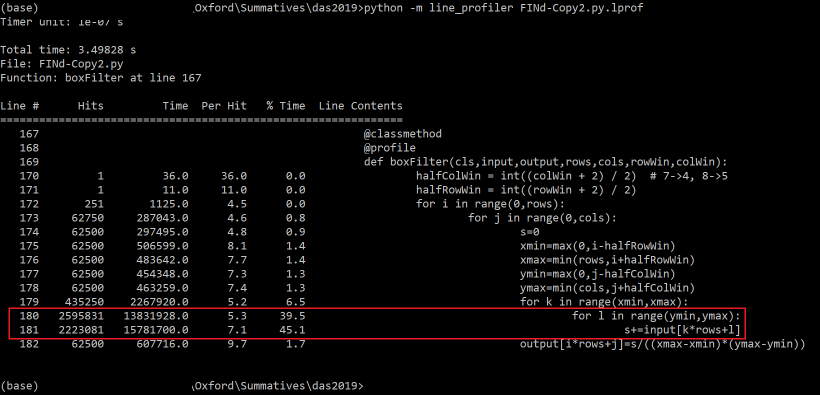
#> input picture boxfilter_profiling.png, 1640 x 789 px (shown at 1/2 size)
$ python FINd.py boxfilter_profiling.png
#> lines starting #> are read from the running program, lines starting #| are printed output that depends on the picture
#!/usr/bin/env python

import math

from PIL import Image

from matrix import MatrixUtil #Ensure that matrix.py is in the same directory as this file!
from imagehash import ImageHash
import numpy as np
import os
from random import sample


class FINDHasher:

	#  From Wikipedia: standard RGB to luminance (the 'Y' in 'YUV').
	LUMA_FROM_R_COEFF = float(0.299)
	LUMA_FROM_G_COEFF = float(0.587)
	LUMA_FROM_B_COEFF = float(0.114)

	#  Since FINd uses 64x64 blocks, 1/64th of the image height/width
	#  respectively is a full block.
	FIND_WINDOW_SIZE_DIVISOR = 64

	def compute_dct_matrix(self):
		matrix_scale_factor = math.sqrt(2.0 / 64.0)
		d = [0] * 16
		for i in range(0, 16):
			di = [0] * 64
			for j in range(0, 64):
				di[j] = math.cos((math.pi / 2 / 64.0) * (i + 1) * (2 * j + 1))
			d[i] = di
		return d

	def __init__(self):
		"""See also comments on dct64To16. Input is (0..63)x(0..63); output is
		(1..16)x(1..16) with the latter indexed as (0..15)x(0..15).
		Returns 16x64 matrix."""
		self.DCT_matrix = self.compute_dct_matrix()

	def fromFile(self, filepath):
#> called with filepath = 'boxfilter_profiling.png'
		img = None
		try:
			img = Image.open(filepath)
#> img is the input picture: PIL image 1640x789 RGB; mean R, G, B 10.2, 8.7, 8.7
		except IOError as e:
			raise e
		return self.fromImage(img)

	def fromImage(self,img):
		try:
			# resizing the image proportionally to max 512px width and max 512px height
			img=img.copy()
			img.thumbnail((512, 512)) #https://pillow.readthedocs.io/en/3.1.x/reference/Image.html#PIL.Image.Image.thumbnail
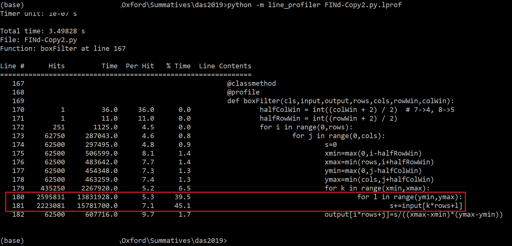
#> img: PIL image 512x246 RGB; mean R, G, B 10.6, 9, 9.1
		except IOError as e:
			raise e
		numCols, numRows = img.size
#> numCols = 512; numRows = 246
#> (the run stopped early here; a loop or call above may not have finished)
